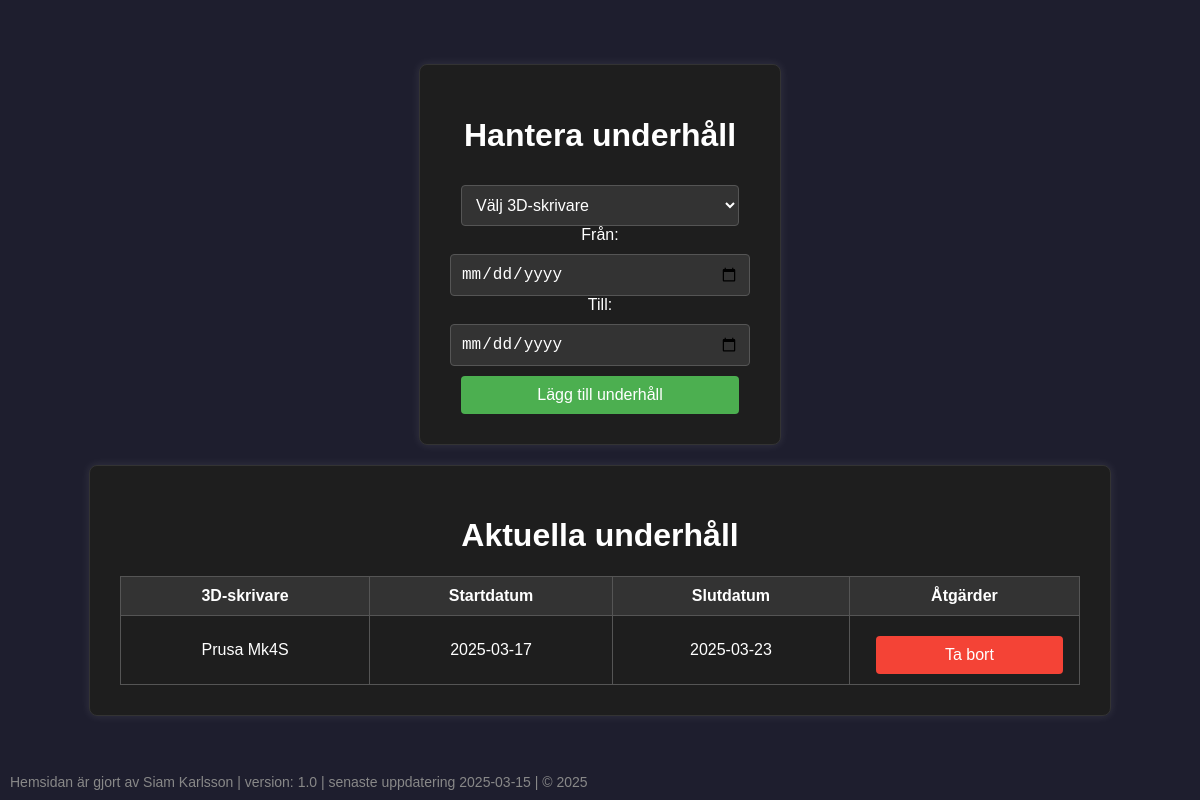
/manage_maintenance.php (signed in), run on the app's committed database.
### tables this page shows
CREATE TABLE `maintenance` (
  `id` int(11) NOT NULL,
  `printer` varchar(255) NOT NULL,
  `start_date` date NOT NULL,
  `end_date` date NOT NULL
);

### manage_maintenance.php (the view, shortened to what this page needs)
<?php
require 'db_config.php';
$maintenancePeriods = [];
$result = $conn->query("SELECT * FROM maintenance");
if ($result->num_rows > 0) {
    while ($row = $result->fetch_assoc()) {
        $maintenancePeriods[] = $row;
    }
}
?>
<!DOCTYPE html>
<html lang="sv">
<head>
</head>
<body>
    <div class="maintenance-form">
        <h1>Hantera underhåll</h1>
        <form method="POST">
            <select name="printer" required>
                <option value="">Välj 3D-skrivare</option>
            </select>
            <label for="start_date">Från:</label>
            <input type="date" name="start_date" id="start_date" required>
            <label for="end_date">Till:</label>
            <input type="date" name="end_date" id="end_date" required>
            <button type="submit">Lägg till underhåll</button>
        </form>
    </div>
    <div class="maintenance-list">
        <h1>Aktuella underhåll</h1>
        <?php if (empty($maintenancePeriods)): ?>
            <p>Inga underhållsperioder ännu.</p>
        <?php else: ?>
            <table>
                <tr>
                    <th>3D-skrivare</th>
                    <th>Startdatum</th>
                    <th>Slutdatum</th>
                    <th>Åtgärder</th>
                </tr>
                <?php foreach ($maintenancePeriods as $maintenance): ?>
                    <tr>
                        <td><?= htmlspecialchars($maintenance['printer']) ?></td>
                        <td><?= htmlspecialchars($maintenance['start_date']) ?></td>
                        <td><?= htmlspecialchars($maintenance['end_date']) ?></td>
                        <td>
                            <form method="POST" style="display: inline;">
                                <button type="submit" class="delete-button">Ta bort</button>
                            </form>
                        </td>
                    </tr>
                <?php endforeach; ?>
            </table>
        <?php endif; ?>
    </div>
    <div class="footer">
        Hemsidan är gjort av Siam Karlsson | version: 1.0 | senaste uppdatering 2025-03-15 | &copy; 2025
    </div>
</body>
</html>

### manage_maintenance.php (style rules this page uses)
body { background-color: #1e1e2e; color: #ffffff; font-family: Arial, sans-serif; text-align: center; display: flex; justify-content: center; align-items: center; flex-direction: column; height: 100vh; margin: 0; }
.maintenance-form { background-color: #1e1e1e; border: 1px solid #333; padding: 30px; border-radius: 8px; box-shadow: 0px 0px 10px rgba(255, 255, 255, 0.1); width: 300px; margin-bottom: 20px; }
.maintenance-list { background-color: #1e1e1e; border: 1px solid #333; padding: 30px; border-radius: 8px; box-shadow: 0px 0px 10px rgba(255, 255, 255, 0.1); width: 80%; margin-bottom: 20px; }
input, select, button { background-color: #333; color: #ffffff; border: 1px solid #555; padding: 10px; border-radius: 4px; margin-top: 10px; width: calc(100% - 22px); font-size: 16px; }
button { cursor: pointer; background-color: #4caf50; border: none; }
.delete-button { background-color: #f44336; margin-left: 10px; }
.footer { position: fixed; bottom: 0; left: 0; width: 100%; text-align: left; padding: 10px; font-size: 14px; color: #888; background-color: #1e1e2e; }
table { width: 100%; border-collapse: collapse; }
th, td { padding: 10px; border: 1px solid #555; }
th { background-color: #333; }

### data on the page
maintenance: printer "Prusa Mk4S", start_date "2025-03-17", end_date "2025-03-23"
